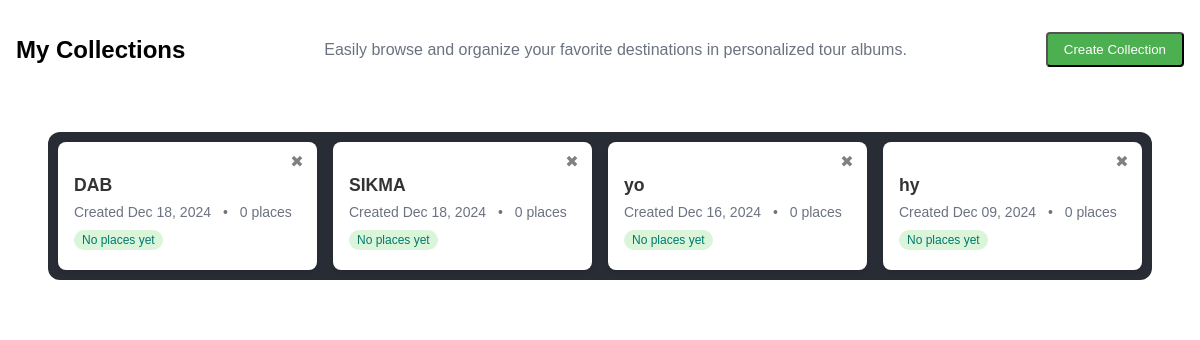
/placeCollection/show-collections/ (signed in), run on an earlier commit of the app's database.
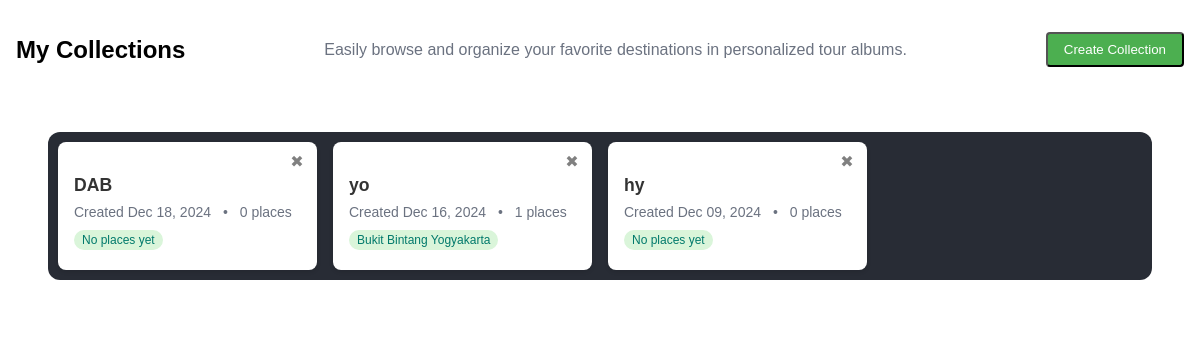
And on a later commit of the database.
### placeCollection/models.py (models this page shows, shortened)
class Collection(models.Model):
    id = models.AutoField(primary_key=True)  # Explicitly define AutoField
    user = models.ForeignKey(User, on_delete=models.CASCADE, related_name='collections')
    name = models.CharField(max_length=255)  # Menggunakan max_length 255 seperti di PlaceCollection
    created_at = models.DateTimeField(auto_now_add=True)
    places = models.ManyToManyField(Place, through='CollectionItem', related_name='collections')
    class Meta:
        ordering = ['-created_at']

### places/models.py (models this page shows, shortened)
class Place(models.Model):
    name = models.CharField(max_length=255)
    description = models.TextField()
    image = models.ImageField(upload_to='places/images/',blank=True, null=True)

### placeCollection/views.py (the view)
# urls.py: path('show-collections/', views.show_collections, name='show_collections'),
@login_required
def show_collections(request):
    collections = Collection.objects.filter(user=request.user)
    return render(request, "collection.html", {
        'collections': collections,
    })

### placeCollection/templates/collection.html (shortened to what this page needs)
{% load static %}
<!DOCTYPE html>
<html lang="en">
<head>
    <link rel="stylesheet" href="{% static 'css/collections.css' %}">
</head>
<body>
{% block content %}
<div class="collections-page">
    <div class="header-container">
        <h2 class="page-title">My Collections</h2>
        <p class="page-description">Easily browse and organize your favorite destinations in personalized tour albums.</p>
        <button onclick="openCreateMenu(event)" class="create-collection-button">Create Collection</button>
    </div>
    <section class="section-container">
        <div class="collections-grid" id="collectionsGrid">
            {% if collections %}
                {% for coll in collections %}
                    <div class="collection-card-container" id="collection-{{ coll.id }}">
                        <a href="{% url 'placeCollection:show_collection_places' coll.id %}" class="collection-card-link">
                            <div class="collection-card">
                                <div class="card-content">
                                    <h3 class="card-title">{{ coll.name }}</h3>
                                    <div class="card-meta">
                                        <span>Created {{ coll.created_at|date:"M d, Y" }}</span>
                                        <span class="dot-divider">•</span>
                                        <span>{{ coll.places.count|default:"0" }} places</span>
                                    </div>
                                    <div class="tags">
                                        {% if coll.places.count > 0 %}
                                            {% for place in coll.places.all|slice:":3" %}
                                                <span class="tag">{{ place.name }}</span>
                                            {% endfor %}
                                        {% else %}
                                            <span class="tag">No places yet</span>
                                        {% endif %}
                                    </div>
                                </div>
                            </div>
                        </a>
                        <button onclick="deleteCollection(event, {{ coll.id }})" class="delete-button">✖</button>
                    </div>
                {% endfor %}
            {% else %}
                <div class="empty-state">No collections found. Start by creating your first collection!</div>
            {% endif %}
        </div>
    </section>
</div>
{% endblock %}
</body>
</html>

What changed in the data, as far as the page shows it:
removed Collection: name "SIKMA", created_at "Dec 18, 2024", places.count "0", shows "No places yet"
changed Collection "yo": gains Place (name "Bukit Bintang Yogyakarta"); places.count "0" → "1"; no longer shows "No places yet"
